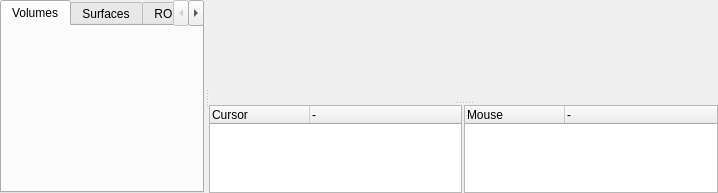
  <widget class="QWidget" name="centralWidget">
   <layout class="QHBoxLayout" name="horizontalLayout">
    <property name="margin">
     <number>0</number>
    </property>
    <item>
     <widget class="QSplitter" name="splitterMain">
      <property name="frameShape">
       <enum>QFrame::NoFrame</enum>
      </property>
      <property name="orientation">
       <enum>Qt::Horizontal</enum>
      </property>
      <property name="handleWidth">
       <number>5</number>
      </property>
      <property name="childrenCollapsible">
       <bool>false</bool>
      </property>
      <widget class="QTabWidget" name="tabWidgetControlPanel">
       <property name="minimumSize">
        <size>
         <width>0</width>
         <height>0</height>
        </size>
       </property>
       <property name="tabShape">
        <enum>QTabWidget::Rounded</enum>
       </property>
       <property name="currentIndex">
        <number>0</number>
       </property>
       <property name="elideMode">
        <enum>Qt::ElideNone</enum>
       </property>
       <property name="usesScrollButtons">
        <bool>true</bool>
       </property>
       <property name="documentMode">
        <bool>false</bool>
       </property>
       <property name="movable">
        <bool>true</bool>
       </property>
       <widget class="PanelVolume" name="tabVolume">
        <attribute name="title">
         <string>Volumes</string>
        </attribute>
       </widget>
       <widget class="PanelSurface" name="tabSurface">
        <attribute name="title">
         <string>Surfaces</string>
        </attribute>
       </widget>
       <widget class="PanelROI" name="tabROI">
        <attribute name="title">
         <string>ROIs</string>
        </attribute>
       </widget>
       <widget class="PanelPointSet" name="tabPointSet">
        <attribute name="title">
         <string>Point Sets</string>
        </attribute>
       </widget>
       <widget class="PanelTrack" name="tabTrack">
        <attribute name="title">
         <string>Tracks</string>
        </attribute>
       </widget>
      </widget>
      <widget class="QWidget" name="widget" native="true">
       <property name="sizePolicy">
        <sizepolicy hsizetype="Preferred" vsizetype="Preferred">
         <horstretch>1</horstretch>
         <verstretch>0</verstretch>
        </sizepolicy>
       </property>
       <layout class="QHBoxLayout" name="horizontalLayout_2">
        <property name="spacing">
         <number>0</number>
        </property>
        <property name="margin">
         <number>0</number>
        </property>
        <item>
         <widget class="QSplitter" name="splitterInfoPanel">
          <property name="orientation">
           <enum>Qt::Vertical</enum>
          </property>
          <property name="handleWidth">
           <number>5</number>
          </property>
          <property name="childrenCollapsible">
           <bool>false</bool>
          </property>
          <widget class="QWidget" name="widgetViewportHolder" native="true">
           <property name="sizePolicy">
            <sizepolicy hsizetype="Preferred" vsizetype="Preferred">
             <horstretch>0</horstretch>
             <verstretch>1</verstretch>
            </sizepolicy>
           </property>
           <property name="minimumSize">
            <size>
             <width>100</width>
             <height>100</height>
            </size>
           </property>
           <property name="autoFillBackground">
            <bool>true</bool>
           </property>
           <layout class="QGridLayout" name="gridLayoutViewport" rowstretch="0,0">
            <property name="margin">
             <number>0</number>
            </property>
            <property name="spacing">
             <number>1</number>
            </property>
            <item row="0" column="0">
             <widget class="RenderView2D" name="viewAxial" native="true">
              <property name="mouseTracking">
               <bool>true</bool>
              </property>
             </widget>
            </item>
            <item row="0" column="1">
             <widget class="RenderView2D" name="viewSagittal" native="true">
              <property name="mouseTracking">
               <bool>true</bool>
              </property>
             </widget>
            </item>
            <item row="1" column="0">
             <widget class="RenderView2D" name="viewCoronal" native="true">
              <property name="mouseTracking">
               <bool>true</bool>
              </property>
             </widget>
            </item>
            <item row="1" column="1">
             <widget class="RenderView3D" name="view3D" native="true">
              <property name="mouseTracking">
               <bool>true</bool>
              </property>
             </widget>
            </item>
           </layout>
          </widget>
          <widget class="QWidget" name="widget_3" native="true">
           <layout class="QHBoxLayout" name="horizontalLayout_3">
            <property name="spacing">
             <number>2</number>
            </property>
            <property name="margin">
             <number>0</number>
            </property>
            <item>
             <widget class="InfoTreeWidget" name="treeWidgetCursorInfo">
              <property name="rootIsDecorated">
               <bool>false</bool>
              </property>
              <property name="uniformRowHeights">
               <bool>true</bool>
              </property>
              <property name="columnCount">
               <number>2</number>
              </property>
              <attribute name="headerCascadingSectionResizes">
               <bool>false</bool>
              </attribute>
              <column>
               <property name="text">
                <string notr="true">Cursor</string>
               </property>
              </column>
              <column>
               <property name="text">
                <string>-</string>
               </property>
              </column>
             </widget>
            </item>
            <item>
             <widget class="InfoTreeWidget" name="treeWidgetMouseInfo">
              <property name="rootIsDecorated">
               <bool>false</bool>
              </property>
              <property name="uniformRowHeights">
               <bool>true</bool>
              </property>
              <column>
               <property name="text">
                <string>Mouse</string>
               </property>
              </column>
              <column>
               <property name="text">
                <string>-</string>
               </property>
              </column>
             </widget>
            </item>
           </layout>
          </widget>
         </widget>
        </item>
       </layout>
      </widget>
     </widget>
    </item>
   </layout>
  </widget>
